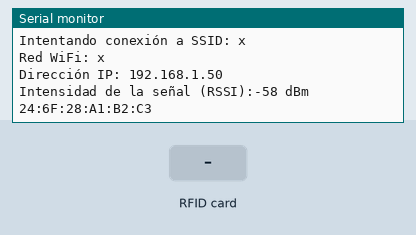
The sketch below on a simulated Arduino MKR. Shown: the last lines printed to the serial monitor. The inputs (shaded band) are chosen by the test bench. WiFi joins after 1.5 s; servers stay silent unless stated; uploads are accepted with an empty reply.

Above: at 12.7 s.
12.8 s: RFID card 12 34 56 78 held to the reader
At 13.8 s:
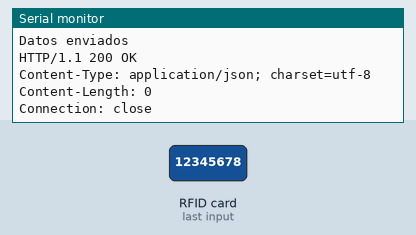
14.5 s: RFID card 5E 7A 19 C4 held to the reader
At 15.0 s:
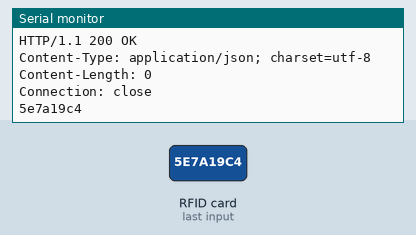

Measured:
- after the input at 12.8 s, the serial monitor: prints a new line at once (image 1)
- after the input at 14.5 s, the serial monitor: prints a new line at once (image 2)

The sketch:

sketch.ino
```cpp
// Sketch original 1: Arduino IDE/Examples/MFRC522/DumpInfo
// Sketch original 2: Arduino IDE/Examples/MFRC522/ChangeUID
// Adaptado por: mauricioge <mauricioge@gmail.com> 20/Ago/2019
// Placa: Arduino MKR1000

#include <WiFi101.h>
#include <SPI.h>
#include <MFRC522.h> // Por Miguel Balboa | https://github.com/miguelbalboa/rfid
#include "secrets.h" // Info sensible en el archivo "secrets.h"

int status = WL_IDLE_STATUS;
String uid;
String mac;

WiFiClient client;                                 // instancia de WiFiClient
MFRC522 mfrc522(SS_PIN, RST_PIN);                  // instancia del MFRC522
char server[] = "192.168.43.226";                  // servidor al que enviará los datos
unsigned long lastConnectionTime = 0;              // última vez que se conectó al servidor (milisegundos)
const unsigned long postingInterval = 10L * 1000L; // retraso calculado entre actualizaciones (milisegundos)

void setup() {
  Serial.begin(9600);
  SPI.begin();        // Inicia el bus SPI
  mfrc522.PCD_Init(); // Inicia el MFRC522

  while (status != WL_CONNECTED)
  {
    Serial.print("Intentando conexión a SSID: ");
    Serial.println(SECRET_SSID);
    status = WiFi.begin(SECRET_SSID, SECRET_PASS); // intento conectarme a WiFi
    delay(10000);
  }

  printWiFiStatus();
  printMacAddress();
}

void loop() {
  if ( ! mfrc522.PICC_IsNewCardPresent()) return;
  if ( ! mfrc522.PICC_ReadCardSerial()) return;

  for (int i = 0; i < mfrc522.uid.size; i++) uid += String(mfrc522.uid.uidByte[i], HEX);

  Serial.println(uid);

  // 10 segs despues de la ultima conexión, intente reconectar y envíe datos
  if (millis() - lastConnectionTime > postingInterval) httpRequest();
  uid = "";
}

void httpRequest() // envía petición HTTP
{
  // cierra cualquier conexión antes de enviar una nueva solicitud
  client.stop();
  client.flush();

  if (client.connect(server, 80)) // si la conexión tiene éxito
  {
    Serial.println("Conectando...");
    // envía la petición HTTP
    client.println("GET /rfid/consulta.php?uid=" + uid + "&mac=" + mac + " HTTP/1.1");
    Serial.println("GET /rfid/consulta.php?uid=" + uid + "&mac=" + mac + " HTTP/1.1");
    client.print("Host: ");
    client.println(server);
    client.println("User-Agent: MKR1000/1.0");
    client.println("Connection: close");
    client.println();
    Serial.println("Datos enviados");
    // registra la hora en que se realizó la conexión
    lastConnectionTime = millis();
  }
  else // sino logra establecer conexión
  {
    Serial.println("Intento de conexión fallido");
  }
  // Si hubiera datos entrantes de la conexión se
  // envían al puerto serial solo para depurar
  while (client.available()) {
    char c = client.read();
    Serial.write(c);
  }
}

void printWiFiStatus() {
  Serial.print("Red WiFi: ");                     // muestra el SSID de la red a la que está conectado
  Serial.println(WiFi.SSID());

  IPAddress ip = WiFi.localIP();                  // muestra la dirección IP que le asignó el router
  Serial.print("Dirección IP: ");
  Serial.println(ip);

  long rssi = WiFi.RSSI();                        // muestra la potencia de la señal recibida
  Serial.print("Intensidad de la señal (RSSI):");
  Serial.print(rssi);
  Serial.println(" dBm");
}

void printMacAddress() // dirección MAC del dispositivo
{
  byte macB[6];
  WiFi.macAddress(macB);
  for (int i = 0; i < 6; i++)
  {
    String pos = String((uint8_t)macB[i], HEX);
    if (macB[i] <= 0xF) pos = "0" + pos;
    pos.toUpperCase();
    mac += pos;
    if (i < 5) mac += ":";
  }
  Serial.println(mac);
}
```

secrets.h
```cpp
#define SECRET_SSID "x"        // SSID: Red WiFi a la que se quiere conectar
#define SECRET_PASS "12345678" // Contraseña (WPA)
#define RST_PIN 7
#define SS_PIN 11
```
